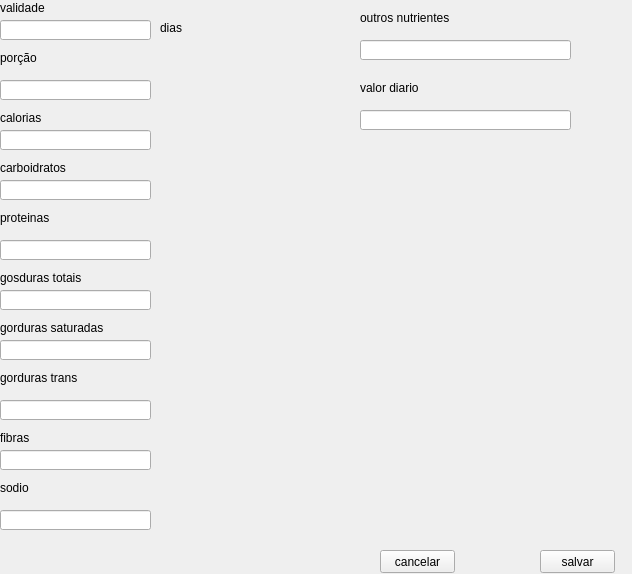
<?xml version="1.0" encoding="UTF-8"?>
<ui version="4.0">
 <class>Form</class>
 <widget class="QWidget" name="Form">
  <property name="geometry">
   <rect>
    <x>0</x>
    <y>0</y>
    <width>632</width>
    <height>574</height>
   </rect>
  </property>
  <property name="windowTitle">
   <string>Form</string>
  </property>
  <widget class="QLabel" name="label">
   <property name="geometry">
    <rect>
     <x>0</x>
     <y>0</y>
     <width>131</width>
     <height>16</height>
    </rect>
   </property>
   <property name="text">
    <string>validade</string>
   </property>
  </widget>
  <widget class="QLineEdit" name="lineEdit">
   <property name="geometry">
    <rect>
     <x>0</x>
     <y>20</y>
     <width>151</width>
     <height>20</height>
    </rect>
   </property>
  </widget>
  <widget class="QLabel" name="label_2">
   <property name="geometry">
    <rect>
     <x>160</x>
     <y>20</y>
     <width>91</width>
     <height>16</height>
    </rect>
   </property>
   <property name="text">
    <string>dias</string>
   </property>
  </widget>
  <widget class="QLabel" name="label_3">
   <property name="geometry">
    <rect>
     <x>0</x>
     <y>50</y>
     <width>151</width>
     <height>16</height>
    </rect>
   </property>
   <property name="text">
    <string>porção</string>
   </property>
  </widget>
  <widget class="QLineEdit" name="lineEdit_2">
   <property name="geometry">
    <rect>
     <x>0</x>
     <y>80</y>
     <width>151</width>
     <height>20</height>
    </rect>
   </property>
  </widget>
  <widget class="QLabel" name="label_4">
   <property name="geometry">
    <rect>
     <x>0</x>
     <y>110</y>
     <width>151</width>
     <height>16</height>
    </rect>
   </property>
   <property name="text">
    <string>calorias</string>
   </property>
  </widget>
  <widget class="QLineEdit" name="lineEdit_3">
   <property name="geometry">
    <rect>
     <x>0</x>
     <y>130</y>
     <width>151</width>
     <height>20</height>
    </rect>
   </property>
  </widget>
  <widget class="QLabel" name="label_5">
   <property name="geometry">
    <rect>
     <x>0</x>
     <y>160</y>
     <width>151</width>
     <height>16</height>
    </rect>
   </property>
   <property name="text">
    <string>carboidratos</string>
   </property>
  </widget>
  <widget class="QLineEdit" name="lineEdit_4">
   <property name="geometry">
    <rect>
     <x>0</x>
     <y>180</y>
     <width>151</width>
     <height>20</height>
    </rect>
   </property>
  </widget>
  <widget class="QLabel" name="label_6">
   <property name="geometry">
    <rect>
     <x>0</x>
     <y>210</y>
     <width>151</width>
     <height>16</height>
    </rect>
   </property>
   <property name="text">
    <string>proteinas</string>
   </property>
  </widget>
  <widget class="QLineEdit" name="lineEdit_5">
   <property name="geometry">
    <rect>
     <x>0</x>
     <y>240</y>
     <width>151</width>
     <height>20</height>
    </rect>
   </property>
  </widget>
  <widget class="QLabel" name="label_7">
   <property name="geometry">
    <rect>
     <x>0</x>
     <y>270</y>
     <width>151</width>
     <height>16</height>
    </rect>
   </property>
   <property name="text">
    <string>gosduras totais</string>
   </property>
  </widget>
  <widget class="QLineEdit" name="lineEdit_6">
   <property name="geometry">
    <rect>
     <x>0</x>
     <y>290</y>
     <width>151</width>
     <height>20</height>
    </rect>
   </property>
  </widget>
  <widget class="QLabel" name="label_8">
   <property name="geometry">
    <rect>
     <x>0</x>
     <y>320</y>
     <width>151</width>
     <height>16</height>
    </rect>
   </property>
   <property name="text">
    <string>gorduras saturadas</string>
   </property>
  </widget>
  <widget class="QLineEdit" name="lineEdit_7">
   <property name="geometry">
    <rect>
     <x>0</x>
     <y>340</y>
     <width>151</width>
     <height>20</height>
    </rect>
   </property>
  </widget>
  <widget class="QLabel" name="label_9">
   <property name="geometry">
    <rect>
     <x>0</x>
     <y>370</y>
     <width>151</width>
     <height>16</height>
    </rect>
   </property>
   <property name="text">
    <string>gorduras trans</string>
   </property>
  </widget>
  <widget class="QLineEdit" name="lineEdit_8">
   <property name="geometry">
    <rect>
     <x>0</x>
     <y>400</y>
     <width>151</width>
     <height>20</height>
    </rect>
   </property>
  </widget>
  <widget class="QLabel" name="label_10">
   <property name="geometry">
    <rect>
     <x>0</x>
     <y>430</y>
     <width>151</width>
     <height>16</height>
    </rect>
   </property>
   <property name="text">
    <string>fibras</string>
   </property>
  </widget>
  <widget class="QLineEdit" name="lineEdit_9">
   <property name="geometry">
    <rect>
     <x>0</x>
     <y>450</y>
     <width>151</width>
     <height>20</height>
    </rect>
   </property>
  </widget>
  <widget class="QLabel" name="label_11">
   <property name="geometry">
    <rect>
     <x>0</x>
     <y>480</y>
     <width>151</width>
     <height>16</height>
    </rect>
   </property>
   <property name="text">
    <string>sodio</string>
   </property>
  </widget>
  <widget class="QLineEdit" name="lineEdit_10">
   <property name="geometry">
    <rect>
     <x>0</x>
     <y>510</y>
     <width>151</width>
     <height>20</height>
    </rect>
   </property>
  </widget>
  <widget class="QLabel" name="label_12">
   <property name="geometry">
    <rect>
     <x>360</x>
     <y>10</y>
     <width>201</width>
     <height>16</height>
    </rect>
   </property>
   <property name="text">
    <string>outros nutrientes</string>
   </property>
  </widget>
  <widget class="QLineEdit" name="lineEdit_11">
   <property name="geometry">
    <rect>
     <x>360</x>
     <y>40</y>
     <width>211</width>
     <height>20</height>
    </rect>
   </property>
  </widget>
  <widget class="QLabel" name="label_13">
   <property name="geometry">
    <rect>
     <x>360</x>
     <y>80</y>
     <width>211</width>
     <height>16</height>
    </rect>
   </property>
   <property name="text">
    <string>valor diario</string>
   </property>
  </widget>
  <widget class="QLineEdit" name="lineEdit_12">
   <property name="geometry">
    <rect>
     <x>360</x>
     <y>110</y>
     <width>211</width>
     <height>20</height>
    </rect>
   </property>
  </widget>
  <widget class="QPushButton" name="pushButton">
   <property name="geometry">
    <rect>
     <x>380</x>
     <y>550</y>
     <width>75</width>
     <height>23</height>
    </rect>
   </property>
   <property name="text">
    <string>cancelar</string>
   </property>
  </widget>
  <widget class="QPushButton" name="pushButton_2">
   <property name="geometry">
    <rect>
     <x>540</x>
     <y>550</y>
     <width>75</width>
     <height>23</height>
    </rect>
   </property>
   <property name="text">
    <string>salvar</string>
   </property>
  </widget>
 </widget>
 <resources/>
 <connections/>
</ui>
